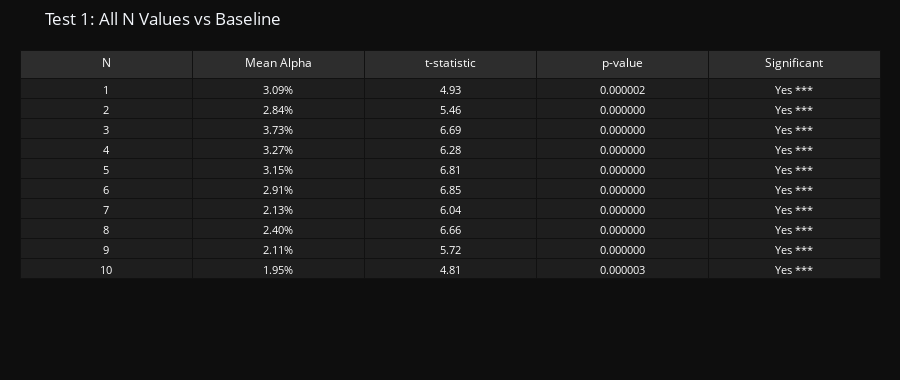

The notebook cell saved with this chart:
### Markdown cell above
## 3. Statistical Test 1: All N Beat Baseline

First, we verify whether ALL N values generate positive alpha (beat the baseline of no satellites).

**Null hypothesis**: Mean alpha = 0 (no better than baseline)  
**Alternative**: Mean alpha > 0

### Code cell
print("Test 1: Does each N beat the baseline (alpha = 0)?")
print("=" * 60)
print()

test1_data = {'N': [], 'Mean Alpha': [], 't-statistic': [], 'p-value': [], 'Significant': []}

all_significant = True
for n in range(1, 11):
    t_stat, p_val = stats.ttest_1samp(alphas[n], 0)
    p_one_tail = p_val / 2  # One-tailed test (alpha > 0)
    sig = "Yes ***" if p_one_tail < 0.001 else "Yes **" if p_one_tail < 0.01 else "Yes *" if p_one_tail < 0.05 else "No"
    if p_one_tail >= 0.05:
        all_significant = False
    
    test1_data['N'].append(n)
    test1_data['Mean Alpha'].append(np.mean(alphas[n])*100)
    test1_data['t-statistic'].append(t_stat)
    test1_data['p-value'].append(p_one_tail)
    test1_data['Significant'].append(sig)

# Format for display
test1_display = {
    'N': test1_data['N'],
    'Mean Alpha': [f"{v:.2f}%" for v in test1_data['Mean Alpha']],
    't-statistic': [f"{v:.2f}" for v in test1_data['t-statistic']],
    'p-value': [f"{v:.6f}" for v in test1_data['p-value']],
    'Significant': test1_data['Significant']
}

# Create Plotly table
fig = go.Figure(data=[go.Table(
    header=dict(
        values=list(test1_display.keys()),
        fill_color='#2d2d2d',
        font=dict(color='white', size=12),
        align='center'
    ),
    cells=dict(
        values=list(test1_display.values()),
        fill_color='#1e1e1e',
        font=dict(color='white', size=11),
        align='center'
    )
)])

fig.update_layout(
    title='Test 1: All N Values vs Baseline',
    paper_bgcolor='#0e0e0e',
    margin=dict(l=20, r=20, t=50, b=20),
    height=380
)
fig.show()

print(f"\nCONCLUSION: {'ALL' if all_significant else 'NOT all'} N values significantly beat baseline (p < 0.05)")
print("\nInterpretation: The satellite selection strategy works for any N from 1-10.")
print("This is strong evidence that our feature-based selection adds value.")

### Figure 1 — Plotly figure (JSON) as saved in the notebook; plotly's stock layout.template omitted (floating-point values rounded to 4 significant figures)
{"data": [{"cells": {"align": "center", "fill": {"color": "#1e1e1e"}, "font": {"color": "white", "size": 11}, "values": [[1, 2, 3, 4, 5, 6, 7, 8, 9, 10], ["3.09%", "2.84%", "3.73%", "3.27%", "3.15%", "2.91%", "2.13%", "2.40%", "2.11%", "1.95%"], ["4.93", "5.46", "6.69", "6.28", "6.81", "6.85", "6.04", "6.66", "5.72", "4.81"], ["0.000002", "0.000000", "0.000000", "0.000000", "0.000000", "0.000000", "0.000000", "0.000000", "0.000000", "0.000003"], ["Yes ***", "Yes ***", "Yes ***", "Yes ***", "Yes ***", "Yes ***", "Yes ***", "Yes ***", "Yes ***", "Yes ***"]]}, "header": {"align": "center", "fill": {"color": "#2d2d2d"}, "font": {"color": "white", "size": 12}, "values": ["N", "Mean Alpha", "t-statistic", "p-value", "Significant"]}, "type": "table"}], "layout": {"height": 380, "margin": {"b": 20, "l": 20, "r": 20, "t": 50}, "paper_bgcolor": "#0e0e0e", "title": {"text": "Test 1: All N Values vs Baseline"}}}
